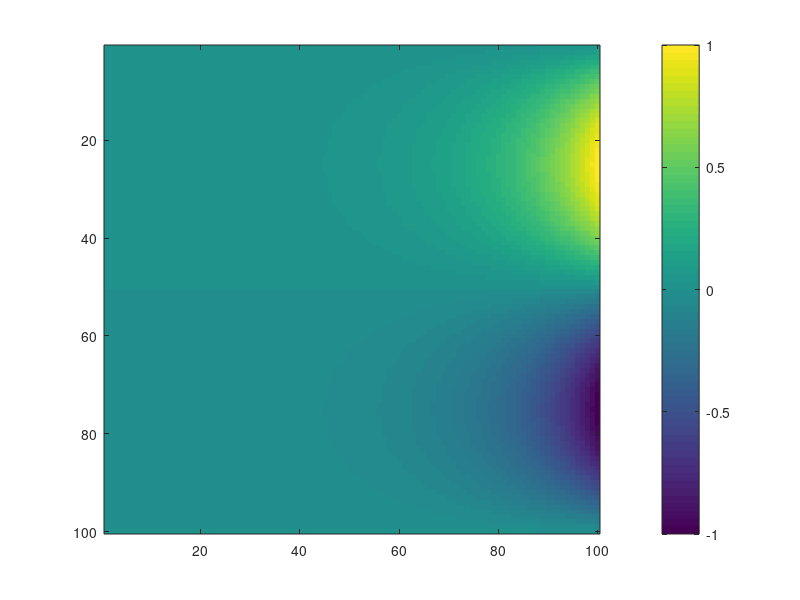

The MATLAB script that drew this image:
clear all, close all, clc
L = 100;
H = 100;
u = zeros(L,H);
[X,Y] = meshgrid(1:1:L,1:1:H);

BC = sin(2*pi*(1:H)/H);
A2 = (2/(H*sinh(2*pi*L/H)))*sum(BC.^2);
u =A2*sin(2*pi*Y/H).*sinh(2*pi*X/H);
imagesc(u);
colorbar;